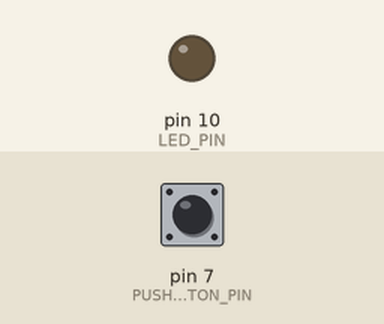
This program was run on a simulated Arduino Nano, built with avr-gcc and run on an emulated ATmega328P. Parts: output pins drawn as LEDs (lit = HIGH). Inputs (shaded band) come from the test bench; at power-on: pin 7 (PUSH_BUTTON_PIN) HIGH.

Above: at 1.2 s.
1.3 s: pin 7 (PUSH_BUTTON_PIN) pulled LOW for 0.15 s
At 1.7 s:
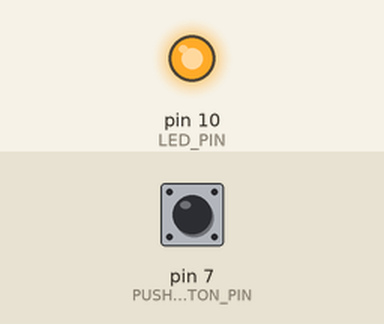
2.9 s: pin 7 (PUSH_BUTTON_PIN) pulled LOW for 1 s
At 4.1 s:
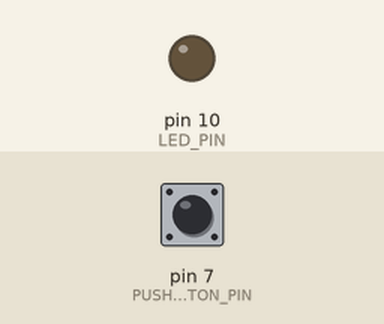
5.4 s: pin 7 (PUSH_BUTTON_PIN) pulled LOW for 3.2 s
At 6.0 s:
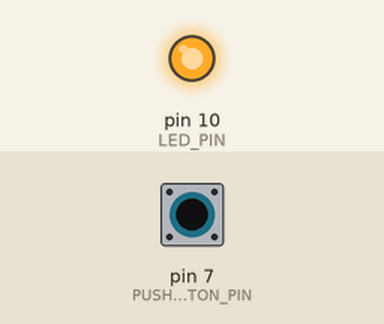
Timing chart, 0 to 8.4 s (numbered marks = the images above; inputs shaded):
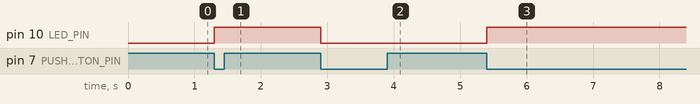

Measured:
- after the input at 1.3 s, pin 10 (LED_PIN): LOW → HIGH at once
- after the input at 2.9 s, pin 10 (LED_PIN): HIGH → LOW at once
- after the input at 5.4 s, pin 10 (LED_PIN): LOW → HIGH at once

The program:

main.cpp
```cpp
#include <Arduino.h>

#define PUSH_BUTTON_PIN PIND7
#define LED_PIN PINB2

#define Debounce_T 20
#define PWM_Cycle 5000

typedef enum LED_State
{
  OFF,
  ON
} LED_State;

LED_State ledState = OFF;

uint8_t lastState = 1;
uint32_t debounceTimer = 0;
uint32_t PWM_Timer = 0;

void ButtonState();
void pwmLEDBlink(uint8_t pinToBlink, uint32_t dutyCycle);

void setup()
{
  // DDRB, PORTB, PINB are mapped to pins 8 -> 15
  // DDRD, PORTD, PIND are mapped to pins 0 -> 7

  DDRB |= (1 << LED_PIN);          // sets the LED(pin 10) to Output
  DDRD &= ~(1 << PUSH_BUTTON_PIN); // sets the Button to Input

  PORTB &= ~(1 << LED_PIN);        // sets the state of the LED (pin 10) to LOW
  PORTD |= (1 << PUSH_BUTTON_PIN); // unables the pull-up resistor for the Button (pin 7)

  // PCMSK2 |= 1 << PCINT23; // Configure pin change interrupt on the button (pin 7)
  // PCIFR |= 1 << PCIF2;    // Clear interrupt flag
  // PCICR |= 1 << PCIE2;    // Enable interrupt for pins D0 -> D7

  // Serial.begin(9600);
}

void loop()
{
  ButtonState();
  if (ledState == ON)
  {
    pwmLEDBlink(LED_PIN, 255);
  }
  else
  {
    PORTB &= ~(1 << LED_PIN);
  }
}

void ButtonState()
{
  uint8_t currentState = (PIND >> PUSH_BUTTON_PIN) & 1;
  if (currentState != lastState)
  {
    lastState = currentState;
    if (millis() - debounceTimer > Debounce_T)
    {
      debounceTimer = millis();
      if (currentState == LOW)
      {
        if (((PINB >> LED_PIN) & 1) == 1)
        {
          ledState = OFF;
        }
        else
        {
          ledState = ON;
        }
      }
    }
  }
}

void pwmLEDBlink(uint8_t pinToBlink, uint32_t dutyCycle)
{
  //step 1 transform the dutyCycle(0, 255) to percentage
  if (dutyCycle > 255)
  {
    dutyCycle = 100;
  }
  else
  {
    dutyCycle = map(dutyCycle, 0, 255, 0, 100);
  }
  if (millis() - PWM_Timer > PWM_Cycle)
  {
    PWM_Timer = millis();
  }
  else
  {
    if (millis() - PWM_Timer > ((PWM_Cycle / 100) * dutyCycle))
    {
      PORTB &= ~(1 << pinToBlink);
    }
    else
    {
      PORTB |= (1 << pinToBlink);
    }
  }
}

// uint32_t timer = 0;

// // volatile int lastcurrentRegisterState_PIND;
// volatile uint8_t lastCheck;

// volatile uint16_t fillter = 0;

// volatile bool flag = false;

// void printStatus()
// {

//   if ((PIND >> PUSH_PUSH_BUTTON_PIN) & 1)
//   {
//     if (flag == true)
//     {
//       flag = false;
//     }
//     else
//     {
//       flag = true;
//     }
//     fillter = 0x0000;
//     sei();
//   }
// }

// ISR(PCINT2_vect)
// {
//   cli();
//   uint8_t check = (PIND >> PUSH_PUSH_BUTTON_PIN) & 1;
//   // fillter = (fillter << 1) | ((check >> PUSH_PUSH_BUTTON_PIN) ^ 1);
//   if (check != lastCheck) // c && fillter == 0xFF)
//   {
//     lastCheck = check;
//     printStatus();
//   }
//   // fillter = (fillter << 1) | ((PIND >> PUSH_PUSH_BUTTON_PIN) ^ 1) | 0xE000;
//   // if (fillter == 0xF000)
//   // {
//   //   printStatus(fillter == 0xF000);
//   // }

//   // int currentRegisterState_PIND = (PIND >> PUSH_PUSH_BUTTON_PIN) & 1;

//   // if (currentRegisterState_PIND != lastcurrentRegisterState_PIND)
//   // {
//   //   currentRegisterState_PIND = (PIND >> PUSH_PUSH_BUTTON_PIN) & 1;
//   //   if (currentRegisterState_PIND == 0)
//   //   {
//   //     printStatus(currentRegisterState_PIND == 0);
//   //   }
//   //   lastcurrentRegisterState_PIND = currentRegisterState_PIND;
//   // }
// }

// void setup()
// {
//   // DDRB, PORTB, PINB are mapped to pins 8 -> 15
//   // DDRD, PORTD, PIND are mapped to pins 0 -> 7

//   DDRB |= LED_PIN_MASK;            // sets the LED(pin 10) to Output
//   DDRD |= ~(1 << PUSH_PUSH_BUTTON_PIN); // sets the Button to Input

//   PORTB &= 0;                      // sets the state of the LED (pin 10) to LOW
//   PORTB |= (1 << PUSH_PUSH_BUTTON_PIN); // unables the pull-up resistor for the Button (pin 10)

//   PCMSK2 |= 1 << PCINT23; // Configure pin change interrupt on the button (pin 7)
//   PCIFR |= 1 << PCIF2;    // Clear interrupt flag
//   PCICR |= 1 << PCIE2;    // Enable interrupt for pins D0 -> D7

//   Serial.begin(9600);
// }

// void loop()
// {
//   // // put your main code here, to run repeatedly:
//   // if (millis() - timer > 1000)
//   // {
//   if (flag)
//   {
//     Serial.println(flag);
//   }
//   else
//   {
//     Serial.println(flag);
//   }
//   timer = millis();
//   // }
// }
```
